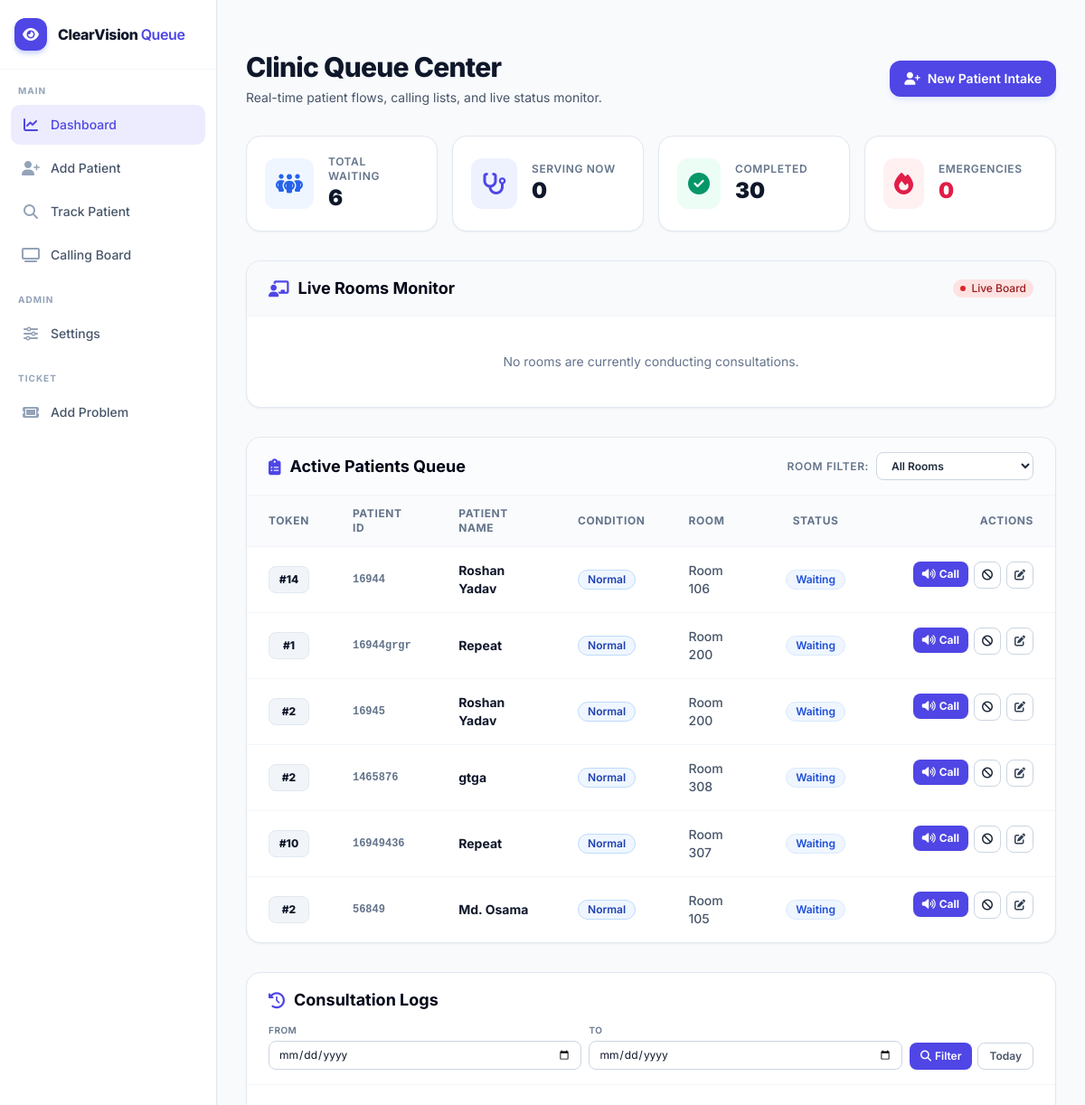
The app's page / (signed in, upper part), older data.
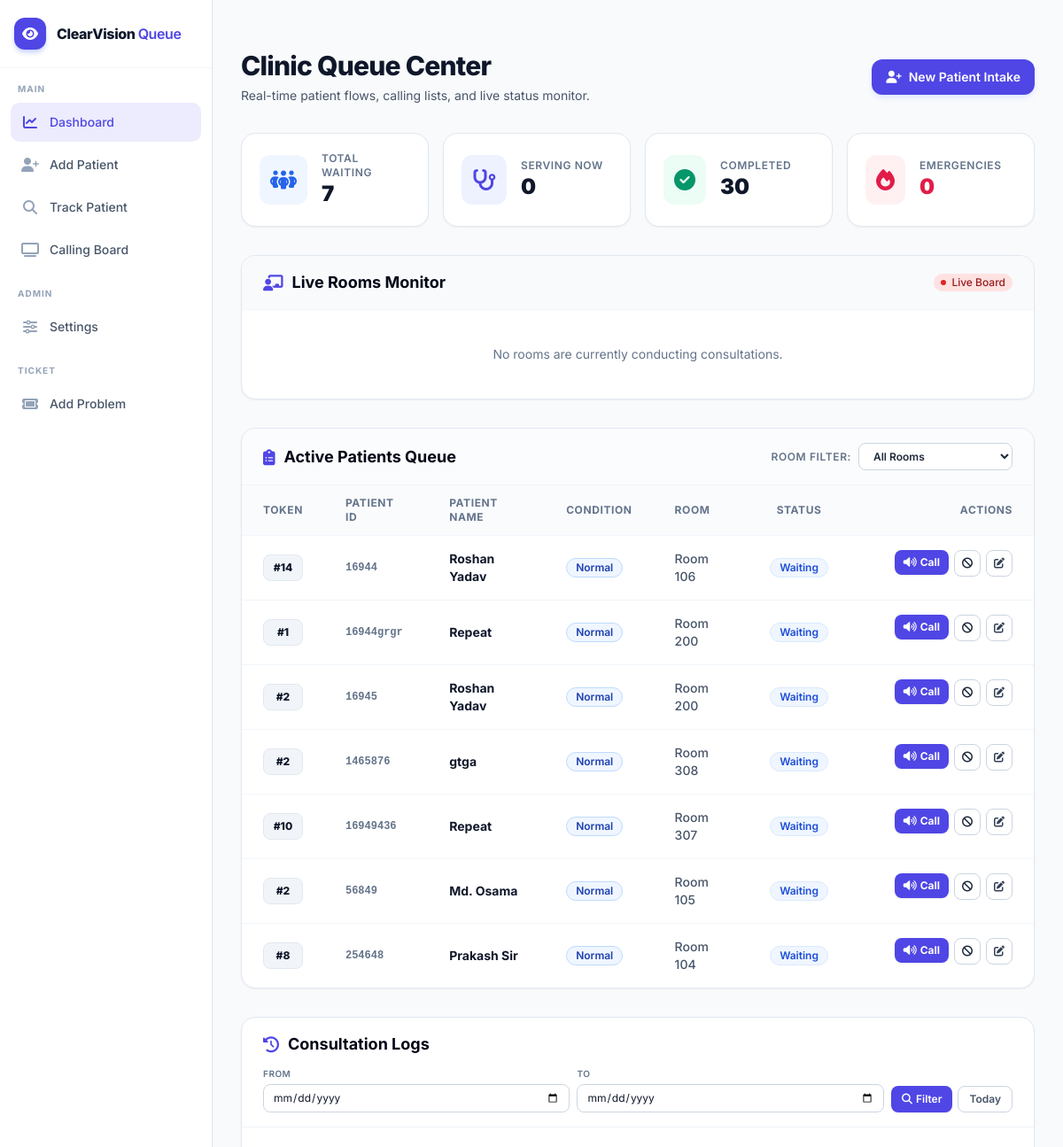
The same page, newer data.
### queue_manager/models.py (models this page shows, shortened)
class Patient(models.Model):
    STATUS_CHOICES = [
        ('WAITING', 'Waiting'),
        ('IN_PROGRESS', 'In Progress'),
        ('COMPLETED', 'Completed'),
        ('CANCELLED', 'Cancelled/Skipped'),
        ('TRANSFERRED', 'Transferred'),
    ]
    pid = models.CharField(max_length=50, help_text="Patient ID")
    name = models.CharField(max_length=100)
    token = models.PositiveIntegerField(blank=True)
    condition = models.ForeignKey(PatientCondition, on_delete=models.PROTECT, related_name='patients')
    room = models.ForeignKey(Room, on_delete=models.PROTECT, related_name='patients')
    note = models.TextField(blank=True, null=True, help_text="Additional doctor notes or patient complaints")
    status = models.CharField(max_length=20, choices=STATUS_CHOICES, default='WAITING')
    referred_from = models.ForeignKey('self', on_delete=models.SET_NULL, null=True, blank=True, related_name='transfers')
    created_at = models.DateTimeField(auto_now_add=True)
    updated_at = models.DateTimeField(auto_now=True)
    class Meta:
        ordering = ['created_at']

class PatientCondition(models.Model):
    name = models.CharField(max_length=50, unique=True)
    color_theme = models.CharField(max_length=20, default='blue', help_text="Tailwind color scheme name (emerald, rose, amber, blue, gray)")

class Room(models.Model):
    name = models.CharField(max_length=50, unique=True)
    description = models.TextField(blank=True, null=True)
    start_token = models.PositiveIntegerField(default=1, help_text="First token number for this room each day. Tokens continue from here or from the last issued number.")

### queue_manager/views.py (the view)
# urls.py: path('', views.dashboard_view, name='dashboard'),
@login_required
def dashboard_view(request):
    check_and_seed_db()
    today = timezone.localdate()
    date_from_str = request.GET.get('date_from', '').strip()
    date_to_str   = request.GET.get('date_to', '').strip()
    from datetime import date as dt_date
    def parse_date(s):
        try:
            return dt_date.fromisoformat(s)
        except (ValueError, AttributeError):
            return None
    date_from = parse_date(date_from_str)
    date_to   = parse_date(date_to_str)
    active_patients = Patient.objects.filter(
        status__in=['WAITING', 'IN_PROGRESS'],
        created_at__date=today
    ).select_related('room', 'condition').order_by('created_at')
    history_qs = Patient.objects.filter(
        status__in=['COMPLETED', 'CANCELLED', 'TRANSFERRED'],
    ).select_related('room').order_by('-updated_at')
    if date_from and date_to:
        history_qs = history_qs.filter(created_at__date__gte=date_from, created_at__date__lte=date_to)
    elif date_from:
        history_qs = history_qs.filter(created_at__date__gte=date_from)
    elif date_to:
        history_qs = history_qs.filter(created_at__date__lte=date_to)
    else:
        history_qs = history_qs.filter(created_at__date=today)
    history_patients = history_qs
    total_waiting = Patient.objects.filter(status='WAITING', created_at__date=today).count()
    currently_serving = Patient.objects.filter(status='IN_PROGRESS', created_at__date=today).count()
    completed_today = Patient.objects.filter(status='COMPLETED', created_at__date=today).count()
    emergencies_waiting = Patient.objects.filter(
        status='WAITING',
        condition__name='Emergency',
        created_at__date=today
    ).count()
    rooms = Room.objects.all()
    context = {
        'active_patients': active_patients,
        'history_patients': history_patients,
        'total_waiting': total_waiting,
        'currently_serving': currently_serving,
        'completed_today': completed_today,
        'emergencies_waiting': emergencies_waiting,
        'rooms': rooms,
        'date_from': date_from_str,
        'date_to': date_to_str,
        'today_str': str(today),
    }
    return render(request, 'dashboard.html', context)

### queue_manager/views.py (called while the page is built, shortened)
def check_and_seed_db():
    if PatientCondition.objects.count() == 0:
        PatientCondition.objects.create(name="Normal", color_theme="blue")
        PatientCondition.objects.create(name="Emergency", color_theme="rose")
        PatientCondition.objects.create(name="Urgent", color_theme="amber")
    if Room.objects.count() == 0:
        Room.objects.create(name="Room 1", description="General Eye Exam")
        Room.objects.create(name="Room 2", description="Refraction & Glasses")
        Room.objects.create(name="Room 3", description="Specialist Diagnostics")

### queue_manager/templates/dashboard.html (shortened to what the changed rows need)
{% extends 'base.html' %}
{% block content %}
<div class="py-6 space-y-8">
    <div class="flex flex-col sm:flex-row sm:items-center sm:justify-between gap-4">
        <div>
            <h1 class="text-3xl font-extrabold text-slate-900 tracking-tight">Clinic Queue Center</h1>
        </div>
    </div>
    <div class="grid grid-cols-2 lg:grid-cols-4 gap-4">
        <div class="bg-white p-5 rounded-2xl border border-slate-200 shadow-sm flex items-center space-x-4">
            <div>
                <span class="block text-xs font-semibold text-slate-500 uppercase tracking-wider">Total Waiting</span>
                <span id="metric-waiting" class="text-2xl font-black text-slate-900">{{ total_waiting }}</span>
            </div>
        </div>
    </div>
    <div class="bg-white rounded-2xl border border-slate-200 shadow-sm overflow-hidden">
        <div class="px-6 py-4 bg-slate-50 border-b border-slate-100 flex justify-between items-center">
            <h2 class="text-lg font-bold text-slate-950 flex items-center">
                <i class="fa-solid fa-chalkboard-user text-indigo-600 mr-2.5"></i>Live Rooms Monitor
            </h2>
        </div>
    </div>
    <div class="grid grid-cols-1 xl:grid-cols-3 gap-8">
        <div class="xl:col-span-2 space-y-4">
            <div class="bg-white rounded-2xl border border-slate-200 shadow-sm overflow-hidden">
                <div class="px-6 py-4 border-b border-slate-100 flex flex-col sm:flex-row sm:items-center sm:justify-between gap-2 bg-slate-50/50">
                    <h2 class="text-lg font-bold text-slate-950 flex items-center">
                        <i class="fa-solid fa-clipboard-list text-indigo-600 mr-2.5"></i>Active Patients Queue
                    </h2>
                </div>
                <div class="overflow-x-auto">
                    <table class="w-full text-left border-collapse">
                        <thead>
                            <tr class="bg-slate-50/75 border-b border-slate-100 text-xs font-bold uppercase tracking-wider text-slate-500">
                                <th class="py-3 px-6 text-center w-16">Token</th>
                                <th class="py-3 px-6">Patient ID</th>
                                <th class="py-3 px-6">Patient Name</th>
                                <th class="py-3 px-6">Condition</th>
                                <th class="py-3 px-6">Room</th>
                                <th class="py-3 px-6 text-center">Status</th>
                                {% if user.is_superuser or user.profile.can_serve_patient %}
                                    <th class="py-3 px-6 text-right w-52">Actions</th>
                                {% endif %}
                            </tr>
                        </thead>
                        <tbody id="active-queue-tbody" class="divide-y divide-slate-100 text-sm">
                            {% for patient in active_patients %}
                                <tr id="patient-row-{{ patient.id }}" data-room-name="{{ patient.room.name }}" class="hover:bg-slate-50/50 transition-colors">
                                    <td class="py-4 px-6 text-center">
                                        <span class="font-extrabold text-slate-900 bg-slate-100 px-2.5 py-1.5 rounded-lg border border-slate-200 block text-xs">
                                            #{{ patient.token }}
                                        </span>
                                    </td>
                                    <td class="py-4 px-6 font-mono text-xs text-slate-500 font-semibold">{{ patient.pid }}</td>
                                    <td class="py-4 px-6 font-bold text-slate-900">{{ patient.name }}</td>
                                    <td class="py-4 px-6">
                                        <span class="inline-flex items-center px-2.5 py-0.5 rounded-full text-xs font-semibold border
                                            {% if patient.condition.color_theme == 'emerald' %}
                                                bg-emerald-50 border-emerald-200 text-emerald-800
                                            {% elif patient.condition.color_theme == 'rose' %}
                                                bg-rose-50 border-rose-200 text-rose-800
                                            {% elif patient.condition.color_theme == 'amber' %}
                                                bg-amber-50 border-amber-200 text-amber-800
                                            {% else %}
                                                bg-blue-50 border-blue-200 text-blue-800
                                            {% endif %}">
                                            {{ patient.condition.name }}
                                        </span>
                                    </td>
                                    <td class="py-4 px-6 font-medium text-slate-600">{{ patient.room.name }}</td>
                                    <td class="py-4 px-6 text-center">
                                        <span class="row-status-badge inline-flex items-center px-2.5 py-0.5 rounded-full text-xs font-semibold
                                            {% if patient.status == 'WAITING' %}
                                                bg-blue-50 text-blue-700 border border-blue-100
                                            {% else %}
                                                bg-indigo-50 text-indigo-700 border border-indigo-100 pulse-active
                                            {% endif %}">
                                            {{ patient.get_status_display }}
                                        </span>
                                    </td>
                                    {% if user.is_superuser or user.profile.can_serve_patient %}
                                        <td class="py-4 px-6 text-right space-x-1.5 flex justify-end">
                                            {% if patient.status == 'WAITING' %}
                                                <form method="POST" action="{% url 'edit_patient' patient.id %}" class="inline-block">
                                                    <button type="submit" class="px-2.5 py-1.5 bg-indigo-600 hover:bg-indigo-700 text-white rounded-lg text-xs font-bold shadow-sm transition-all" title="Call patient to room">
                                                        <i class="fa-solid fa-volume-high mr-1"></i>Call
                                                    </button>
                                                </form>
                                            {% endif %}
                                            <form method="POST" action="{% url 'edit_patient' patient.id %}" class="inline-block">
                                                <button type="submit" class="px-2 py-1.5 border border-slate-300 hover:bg-rose-50 hover:text-rose-600 hover:border-rose-200 rounded-lg text-xs font-semibold transition-all" title="Skip/Cancel Patient">
                                                    <i class="fa-solid fa-ban"></i>
                                                </button>
                                            </form>
                                            <a href="{% url 'edit_patient' patient.id %}" class="px-2 py-1.5 border border-slate-300 hover:bg-slate-50 text-slate-700 rounded-lg text-xs font-semibold inline-block transition-all" title="Edit Patient Details">
                                                <i class="fa-solid fa-pen-to-square"></i>
                                            </a>
                                        </td>
                                    {% endif %}
                                </tr>
                            {% empty %}
                                <tr id="no-patients-row">
                                    <td colspan="7" class="py-12 text-center text-sm text-slate-500 font-medium">
                                        No patients waiting in queue today.
                                    </td>
                                </tr>
                            {% endfor %}
                        </tbody>
                    </table>
                </div>
            </div>
        </div>
        <div class="space-y-4">
            <div class="bg-white rounded-2xl border border-slate-200 shadow-sm overflow-hidden">
                <div class="px-6 py-4 border-b border-slate-100">
                    <div class="flex items-center justify-between gap-3 mb-3">
                        <h2 class="text-lg font-bold text-slate-950 flex items-center">
                            <i class="fa-solid fa-history text-indigo-600 mr-2.5"></i>Consultation Logs
                        </h2>
                    </div>
                </div>
            </div>
        </div>
    </div>
</div>
{% endblock %}

Row changes from the older to the newer data that the page shows:
added Patient: token "8", pid "254648", name "Prakash Sir", condition.name "Normal", room.name "Room 104", status "Waiting"
Text that changed along with them:
{{ total_waiting }}: "6" → "7"
